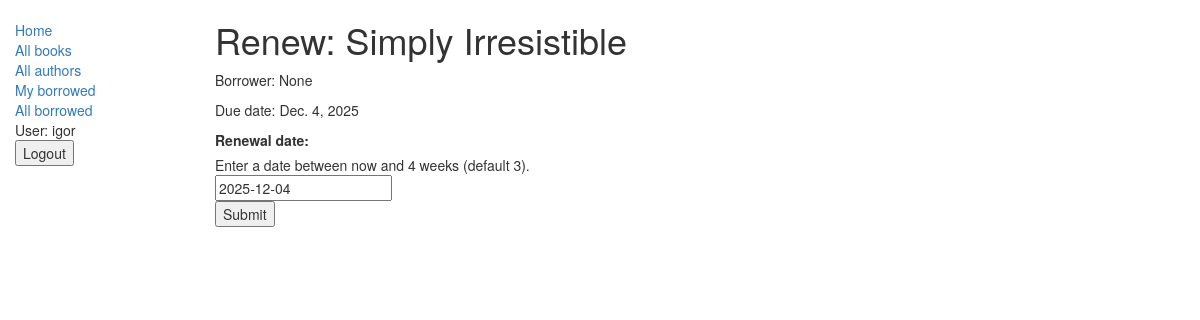
/catalog/book/fd3d27dfa6184027ad88b0e857c29d04/renew/ (signed in), run on the app's committed database.
### catalog/models.py (models this page shows, shortened)
class BookInstance(models.Model):
    id = models.UUIDField(
        primary_key=True,
        default=uuid.uuid4,
        help_text="Unique ID for this particular book across whole library"
    )
    book = models.ForeignKey("Book", on_delete=models.SET_NULL, null=True)
    imprint = models.CharField(max_length=200)
    due_back = models.DateField(null=True, blank=True)
    borrower = models.ForeignKey(User, on_delete=models.SET_NULL, null=True, blank=True)
    LOAN_STATUS = (
        ("m", "Maintenance"),
        ("o", "On loan"),
        ("a", "Available"),
        ("r", "Reserved"),
    )
    status = models.CharField(
        max_length=1,
        choices=LOAN_STATUS,
        blank=True,
        default="m",
        help_text="Book availability"
    )
    class Meta:
        ordering = ["due_back"]
        permissions = (("can_mark_returned", "Set book as returned"),)
    def display_title(self):
        return self.book.title
    @property
    def is_overdue(self):
        if self.due_back and date.today() > self.due_back:
            return True
        return False
    display_title.short_description = 'Title'

class Book(models.Model):
    title = models.CharField(max_length=200)
    author = models.ForeignKey("Author", on_delete=models.SET_NULL, null=True)
    summary = models.TextField(
        max_length=1000,
        help_text="Enter a brief description of the book"
    )
    isbn = models.CharField(
        "ISBN",
        max_length=13,
        help_text='13 Character <a href="https://www.isbn-international.org/content/what-isbn">ISBN number</a>'
    )
    genre = models.ManyToManyField(Genre, help_text="Select a genre for this book")
    language = models.ForeignKey('Language', on_delete=models.SET_NULL, null=True)
    def display_genre(self):
        """
        Creates a string for the Genre. This is required to display genre in Admin.
        """
        return ', '.join([genre.name for genre in self.genre.all()[:3]])
    display_genre.short_description = 'Genre'

### catalog/views.py (the view)
# urls.py: path('book/<str:pk>/renew/', views.renew_book_librarian, name='renew-book-librarian'),
@permission_required('catalog.can_mark_returned')
def renew_book_librarian(request, pk):
    book_inst = get_object_or_404(BookInstance, pk=pk)
    if request.method == 'POST':
        form = RenewBookForm(request.POST)
        if form.is_valid():
            book_inst.due_back = form.cleaned_data['renewal_date']
            book_inst.save()
            return HttpResponseRedirect(reverse('all-borrowed') )
    else:
        proposed_renewal_date = datetime.date.today() + datetime.timedelta(weeks=3)
        form = RenewBookForm(initial={'renewal_date': proposed_renewal_date,})
    return render(request, 'catalog/book_renew_librarian.html', {'form': form, 'bookinst':book_inst})

### catalog/forms.py (shortened to what this page needs)
class RenewBookForm(forms.Form):
    renewal_date = forms.DateField(help_text="Enter a date between now and 4 weeks (default 3).")

### catalog/templates/catalog/book_renew_librarian.html (shortened to what this page needs)
{% extends "base_generic.html" %}
{% block content %}
    <h1>Renew: {{bookinst.book.title}}</h1>
    <p>Borrower: {{bookinst.borrower}}</p>
    <p{% if bookinst.is_overdue %} class="text-danger"{% endif %}>Due date: {{bookinst.due_back}}</p>
    <form action="" method="post">
        <table>
        {{ form }}
        </table>
        <input type="submit" value="Submit" />
    </form>
{% endblock %}

### catalog/templates/base_generic.html (shortened to what this page needs)
<!doctype html>
<html lang="en">
  <head>
    <link
      rel="stylesheet"
      href="https://maxcdn.bootstrapcdn.com/bootstrap/3.3.7/css/bootstrap.min.css" />
    {% load static %}
    <link rel="stylesheet" href="{% static 'css/styles.css' %}" />
  </head>
  <body>
    <div class="container-fluid">
      <div class="row">
        <div class="col-sm-2">
          {% block sidebar %}
            <ul class="sidebar-nav">
              <li><a href="{% url 'index' %}">Home</a></li>
              <li><a href="{% url 'books' %}">All books</a></li>
              <li><a href="{% url 'authors' %}">All authors</a></li>
              {% if user.is_authenticated %}
                <li><a href="{% url 'my-borrowed'%}">My borrowed</a></li>
                {% if perms.catalog.can_mark_returned %}
                <li><a href="{% url 'all-borrowed'%}">All borrowed</a></li>
                {% endif %}
                <li>User: {{ user.get_username }}</li>
                <li>
                    <form action="{% url 'logout'%}?next={{request.path}}" method="post">
                        <input type="submit" value="Logout">
                    </form>
                </li>
              {% else %}
                <li><a href="{% url 'login'%}?next={{request.path}}">Login</a></li>
              {% endif %}
              </ul>
          {% endblock %}
        </div>
        <div class="col-sm-10 ">
            {% block content %}{% endblock %}
        </div>
      </div>
    </div>
  </body>
</html>

### catalog/static/css/styles.css (style rules this page uses)
.sidebar-nav { margin-top: 20px; padding: 0; list-style: none; }

### data on the page
BookInstance: book "Simply Irresistible", borrower "None", due_back "Dec. 4, 2025"

### other printed values
{{ user.get_username }} "igor"
